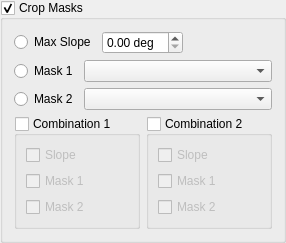
      <widget class="QGroupBox" name="gbCropMasks_3" >
       <property name="title" >
        <string>Crop Masks</string>
       </property>
       <property name="checkable" >
        <bool>true</bool>
       </property>
       <layout class="QGridLayout" >
        <item row="0" column="0" colspan="2" >
         <widget class="QRadioButton" name="radioButton_4" >
          <property name="text" >
           <string>Max Slope</string>
          </property>
         </widget>
        </item>
        <item row="0" column="2" colspan="2" >
         <widget class="QDoubleSpinBox" name="doubleSpinBox_2" >
          <property name="suffix" >
           <string> deg</string>
          </property>
         </widget>
        </item>
        <item row="0" column="4" >
         <spacer>
          <property name="orientation" >
           <enum>Qt::Horizontal</enum>
          </property>
          <property name="sizeHint" stdset="0" >
           <size>
            <width>61</width>
            <height>22</height>
           </size>
          </property>
         </spacer>
        </item>
        <item row="1" column="0" >
         <widget class="QRadioButton" name="radioButton_5" >
          <property name="text" >
           <string>Mask 1</string>
          </property>
         </widget>
        </item>
        <item row="1" column="1" colspan="4" >
         <widget class="QComboBox" name="comboBox_3" />
        </item>
        <item row="2" column="0" >
         <widget class="QRadioButton" name="radioButton_6" >
          <property name="text" >
           <string>Mask 2</string>
          </property>
         </widget>
        </item>
        <item row="2" column="1" colspan="4" >
         <widget class="QComboBox" name="comboBox_4" />
        </item>
        <item row="3" column="0" colspan="3" >
         <widget class="QGroupBox" name="groupBox_5" >
          <property name="title" >
           <string>Combination 1</string>
          </property>
          <property name="checkable" >
           <bool>true</bool>
          </property>
          <property name="checked" >
           <bool>false</bool>
          </property>
          <layout class="QGridLayout" >
           <item row="0" column="0" >
            <widget class="QCheckBox" name="checkBox_15" >
             <property name="text" >
              <string>Slope</string>
             </property>
            </widget>
           </item>
           <item row="1" column="0" >
            <widget class="QCheckBox" name="checkBox_16" >
             <property name="text" >
              <string>Mask 1</string>
             </property>
            </widget>
           </item>
           <item row="2" column="0" >
            <widget class="QCheckBox" name="checkBox_17" >
             <property name="text" >
              <string>Mask 2</string>
             </property>
            </widget>
           </item>
          </layout>
         </widget>
        </item>
        <item row="3" column="3" colspan="2" >
         <widget class="QGroupBox" name="groupBox_6" >
          <property name="title" >
           <string>Combination 2</string>
          </property>
          <property name="checkable" >
           <bool>true</bool>
          </property>
          <property name="checked" >
           <bool>false</bool>
          </property>
          <layout class="QGridLayout" >
           <item row="0" column="0" >
            <widget class="QCheckBox" name="checkBox_18" >
             <property name="text" >
              <string>Slope</string>
             </property>
            </widget>
           </item>
           <item row="1" column="0" >
            <widget class="QCheckBox" name="checkBox_19" >
             <property name="text" >
              <string>Mask 1</string>
             </property>
            </widget>
           </item>
           <item row="2" column="0" >
            <widget class="QCheckBox" name="checkBox_20" >
             <property name="text" >
              <string>Mask 2</string>
             </property>
            </widget>
           </item>
          </layout>
         </widget>
        </item>
       </layout>
      </widget>
